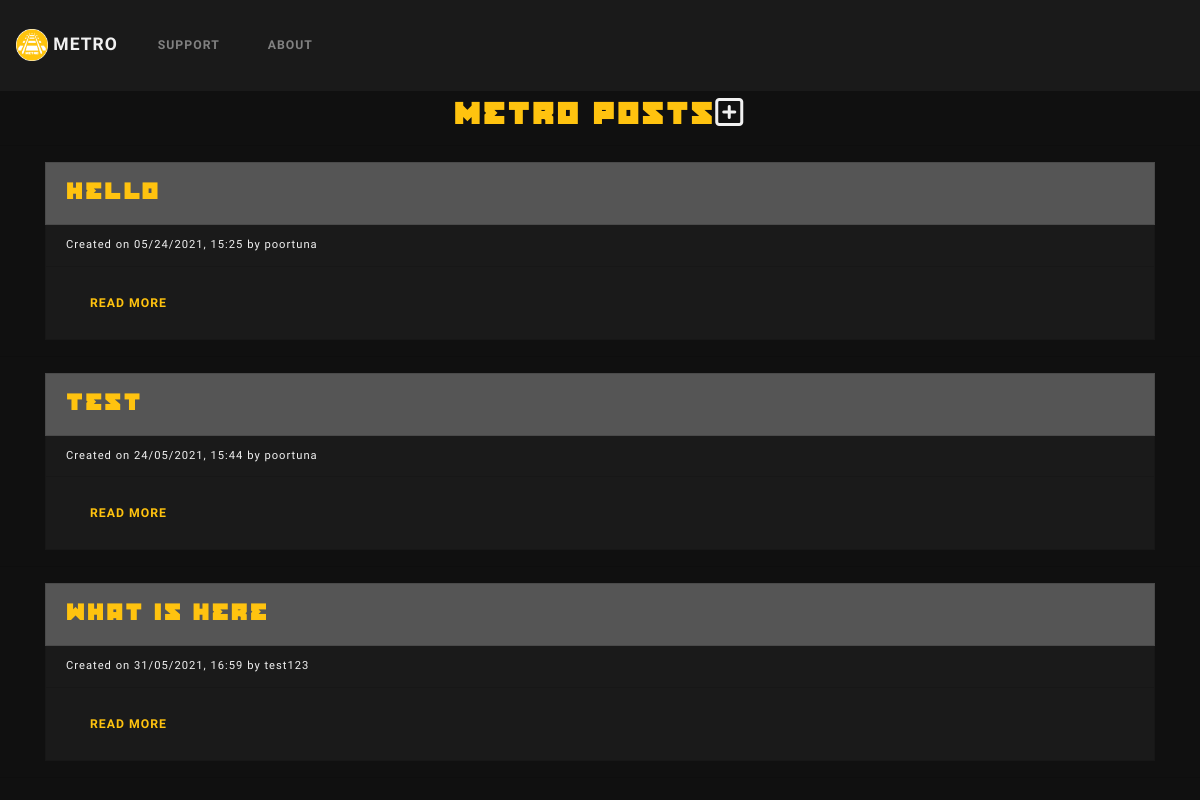
/support/, run on the app's committed database.
### Metro/models.py (models this page shows)
class metro_post(db.Model):
	id = db.Column(db.Integer, primary_key = True) # Post ID
	string_id = db.Column(db.String(20), unique = True, nullable=True) # Game StringID (for protection)
	title = db.Column(db.String(25), nullable=False) # Post Name / Title
	time_created = db.Column(db.String(12), nullable=False) # The time when it was created
	author = db.Column(db.String(12), nullable=False) # The creator's name
	owner_id = db.Column(db.Integer, nullable=True) # The creator's ID

### Metro/routes.py (the view)
@app.route("/support/")
def support():
	posts = metro_post.query.all() # query the database for each post
	return render_template("support/support.html", posts = posts)

### Metro/templates/support/support.html (shortened to what this page needs)
{% extends "base.html" %}
{%block content%}
<div class= "container">
	<h1 style="color:var(--metro_primary);text-align:center;font-family:metro">Metro Posts<a class="far fa-plus-square" href = "/support/create" style="color:var(--metro_energy);text-decoration:none"></a></h1>
</div>
	{% for post in posts%}
	<hr>
	<div class= "container" style="color:var(--metro_energy)">
		<ul class="list-group" style="background-color:var(--metro_secondary)">
			<li class="list-group-item"style="background-color:var(--metro_tertiary);color:var(--metro_primary);font-family:metro">
				<h3 >{{post.title}}</h3>
			</li>
			<li class="list-group-item" style="background-color:var(--metro_secondary)">
				<small>Created on {{post.time_created}} by {{post.author}}</small>
			</li>
			<li class ="list-group-item" style="background-color:var(--metro_secondary)">
				<a class ="btn btn-default" href="/support/post/{{post.string_id}}" style="color:var(--metro_primary)">Read More</a>
			</li>
		</ul>
	</div>
	{%endfor%}
	<hr>
{%endblock%}

### Metro/static/css/colors/original.css (style rules this page uses)
:root { --metro_primary: #FFC30F; --metro_secondary: #1a1a1a; --metro_tertiary: #555555; --metro_accents: #101010; --metro_emissive: #818181; --metro_energy: #f1f1f1; }

### data on the page
metro_post: title "HELLO", time_created "05/24/2021, 15:25", author "poortuna"
metro_post: title "TEST", time_created "24/05/2021, 15:44", author "poortuna"
metro_post: title "WHAT IS HERE", time_created "31/05/2021, 16:59", author "test123"
